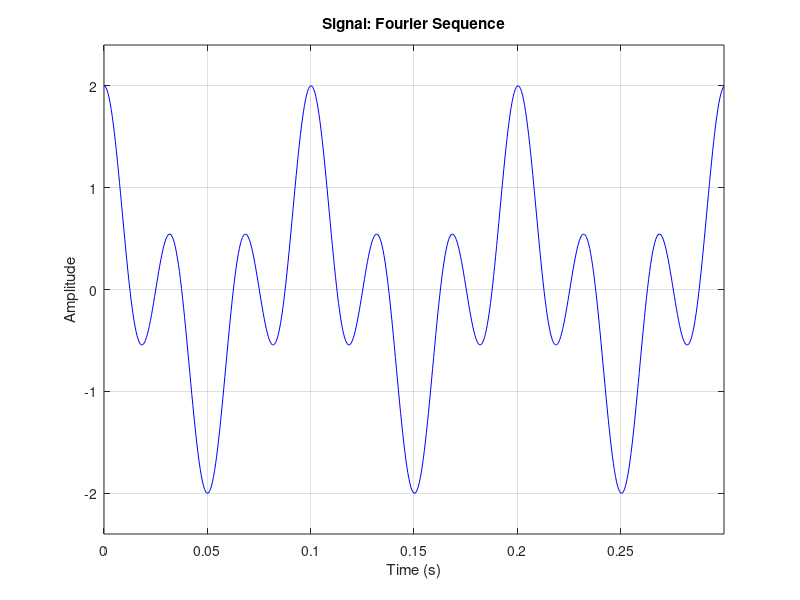

Write the MATLAB code that produced this figure.
% Adapted from http://homepages.math.uic.edu/~jan/mcs320s07/matlec7.pdf

% sampling rate
dt = 1/2000;

% signal size (in seconds)
duration = 0.3;

% sampling range
t = 0:dt:duration;

% frequencies in Hz
f(1)  = 100; f_amp(1) = 0;
f(2)  = 20;  f_amp(2) = 0;
f(3)  = 10;  f_amp(3) = 1;
f(4)  = 4;   f_amp(4) = 1;

% buid signal in fourier domain
n = length(t);
y = zeros(1,n);
Y = zeros(1,n);
Y(f(1:length(f))) = f_amp(1:length(f));

% convert signal to time domain
y = real(ifft(Y))*n;

plot(t,y,'b'); grid on % plot with grid

f_amp_max = max(max(y),abs(min(y)))*1.2;
axis([0 duration -f_amp_max f_amp_max]); % adjust scaling

title('Signal: Fourier Sequence')
xlabel('Time (s)'); % time expressed in seconds
ylabel('Amplitude'); % amplitude as function of time
